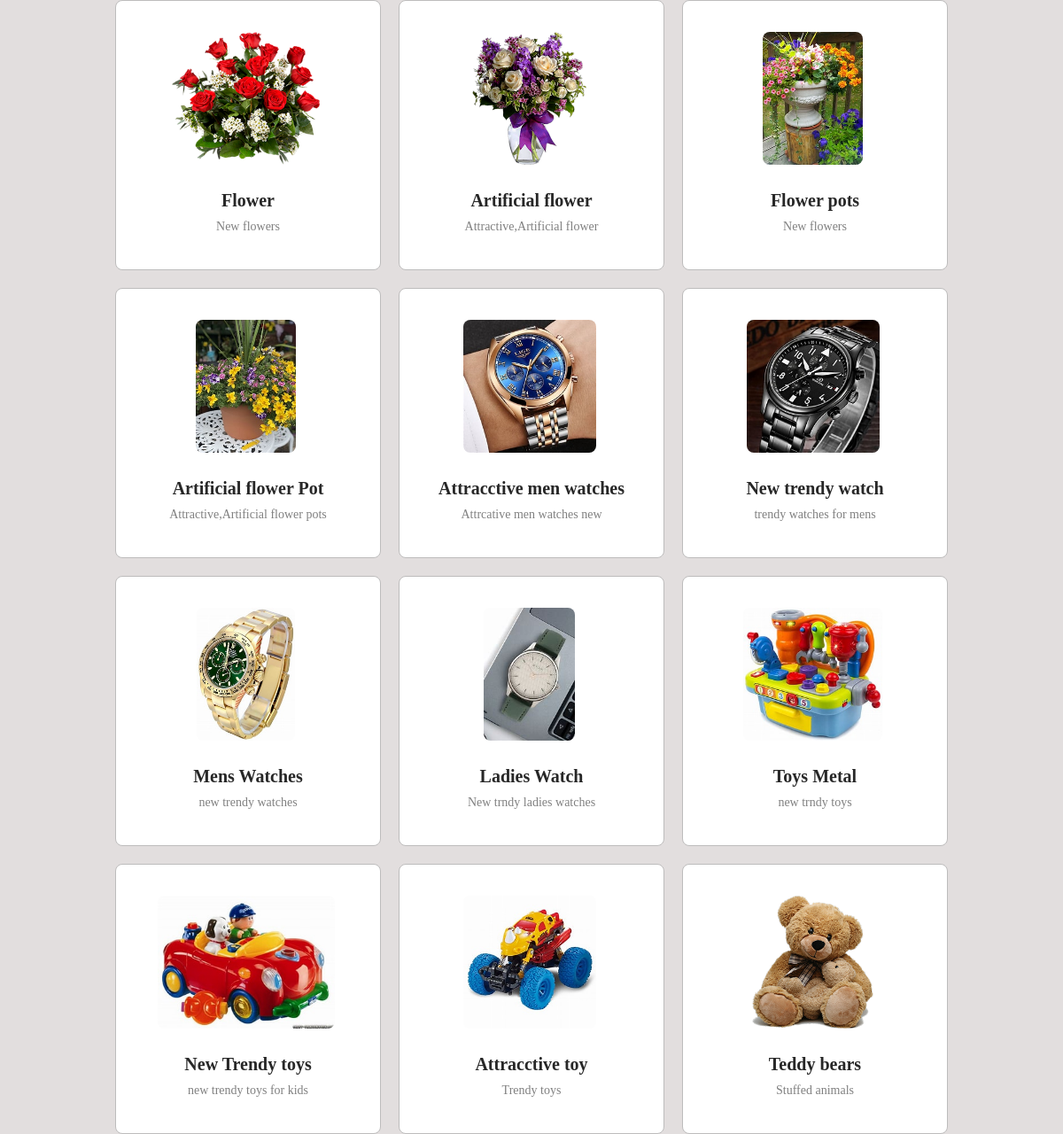
Page /products on the committed database.
### app/models.py (models this page shows)
class Product(models.Model):
    product_id=models.ForeignKey(Company,on_delete=models.CASCADE)
    name=models.CharField(max_length=100)
    image=models.FileField(upload_to='media')
    description=models.CharField(max_length=100)
    price=models.IntegerField()
    category=models.CharField(null=True,blank=True,max_length=100)
    product_quantity=models.IntegerField(null=True,blank=True)
    color = models.CharField(max_length=100, null=True, blank=True)
    size = models.CharField(max_length=100, null=True, blank=True)

### app/views.py (the view)
# urls.py: path('products',views.products,name='products'),
def products(request):
    data=Product.objects.all()
    return render(request,'products.html',{'data':data})

### templates/products.html (shortened to what this page needs)
<!DOCTYPE html>
<html lang="en">
<head>
</head>
<body style="background-color: rgb(226, 222, 222);">
    <div class="container">
        {% for product in data %}
        <div class="card">
            <a href="login"><img class="image" src="{{ product.image.url }}" alt="{{ product.name }}"></a>
            <h2>{{ product.name }}</h2>
            <p>{{ product.description }}</p>
        </div>
        {% endfor %}
    </div>
</body>
</html>

### templates/products.html (style rules this page uses)
* { margin: 0; padding: 0; box-sizing: border-box; }
a { text-decoration: none; }
.container { display: flex; flex-wrap: wrap; justify-content: center; gap: 20px; }
.card { background-color: white; border: 1px solid rgb(189, 188, 188); border-radius: 8px; width: 300px; text-align: center; padding: 20px; }
.card img { max-width: 100%; height: 150px; border-radius: 8px; margin-bottom: 15px; }
.card h2 { font-size: 20px; margin-bottom: 10px; color: rgb(39, 39, 39); }
.card p { font-size: 14px; color: gray; margin-bottom: 15px; }
.card a { display: inline-block; padding: 10px 20px; border-radius: 5px; font-size: 14px; font-weight: bold; margin: 5px 5px 0 0; }

### rows in the picture
Product: image (picture), name "Flower", description "New flowers"
Product: image (picture), name "Artificial flower", description "Attractive,Artificial flower"
Product: image (picture), name "Flower pots", description "New flowers"
Product: image (picture), name "Artificial flower Pot", description "Attractive,Artificial flower pots"
Product: image (picture), name "Attracctive men watches", description "Attrcative men watches new"
Product: image (picture), name "New trendy watch", description "trendy watches for mens"
Product: image (picture), name "Mens Watches", description "new trendy watches"
Product: image (picture), name "Ladies Watch", description "New trndy ladies watches"
Product: image (picture), name "Toys Metal", description "new trndy toys"
Product: image (picture), name "New Trendy toys", description "new trendy toys for kids"
Product: image (picture), name "Attracctive toy", description "Trendy toys"
Product: image (picture), name "Teddy bears", description "Stuffed animals"
